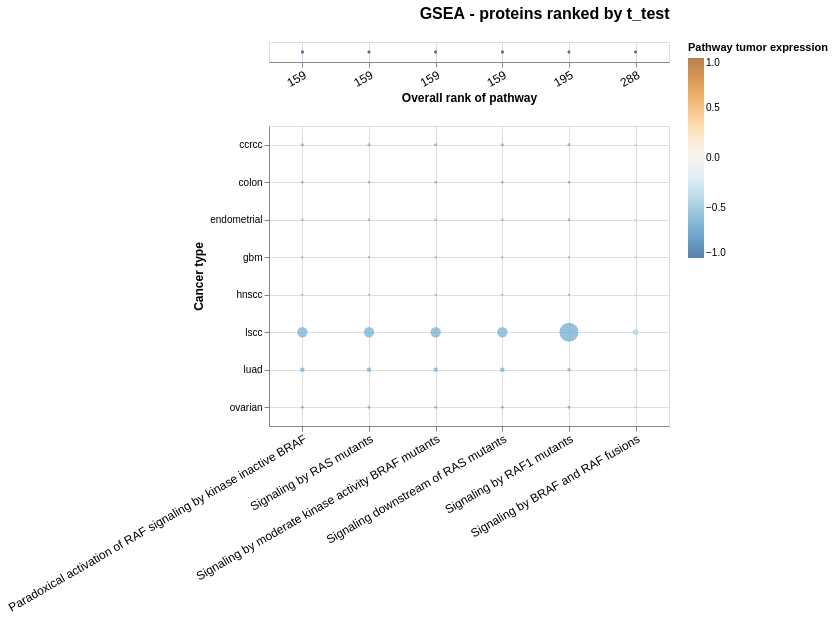

The notebook cell this image was saved under:
### Code cell
alt.vconcat(
#     plot_top_ten(STEP5_abs_signal_to_noise, STEP1_FILE_PATH, "Reactome data - proteins ranked by abs_signal_to_noise")[0],
#     plot_top_ten(STEP5_diff_of_classes, STEP1_FILE_PATH, "Reactome data - proteins ranked by diff_of_classes")[0],
#     plot_top_ten(STEP5_log2_ratio_of_classes, STEP1_FILE_PATH, "Reactome data - proteins ranked by log2_ratio_of_classes")[0],
#     plot_top_ten(STEP5_ratio_of_classes, STEP1_FILE_PATH, "Reactome data - proteins ranked by ratio_of_classes")[0],
#     plot_top_ten(STEP5_signal_to_noise, STEP1_FILE_PATH, "Reactome data - proteins ranked by signal_to_noise")[0],
    plot_top_ten(STEP5_t_test, STEP1_FILE_PATH, "GSEA - proteins ranked by t_test")[0],
    
#     plot_top_ten(STEP6_ABS_S2N_PATH, STEP1_FILE_PATH, "KEGG data - proteins ranked by |S2N|")[0],
#     plot_top_ten(STEP6_S2N_PATH, STEP1_FILE_PATH, "KEGG data - proteins ranked by S2N")[0],
).configure_axis(
    grid=True
).configure_title(
    fontSize=16,
    anchor="end",
    offset=20
).resolve_scale(
    size="independent"
)
